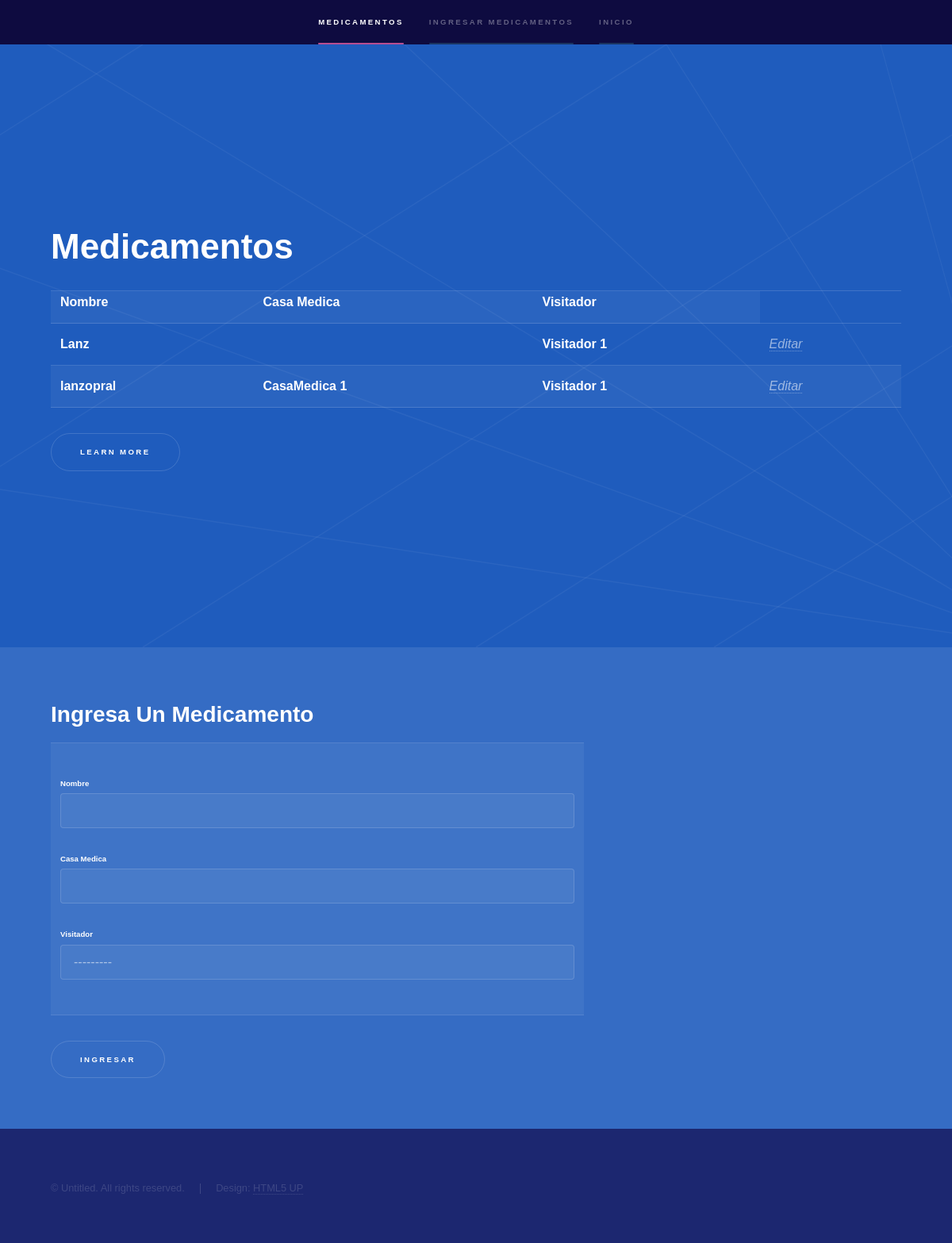
The app's page /medicamento/medicamento/, older data.
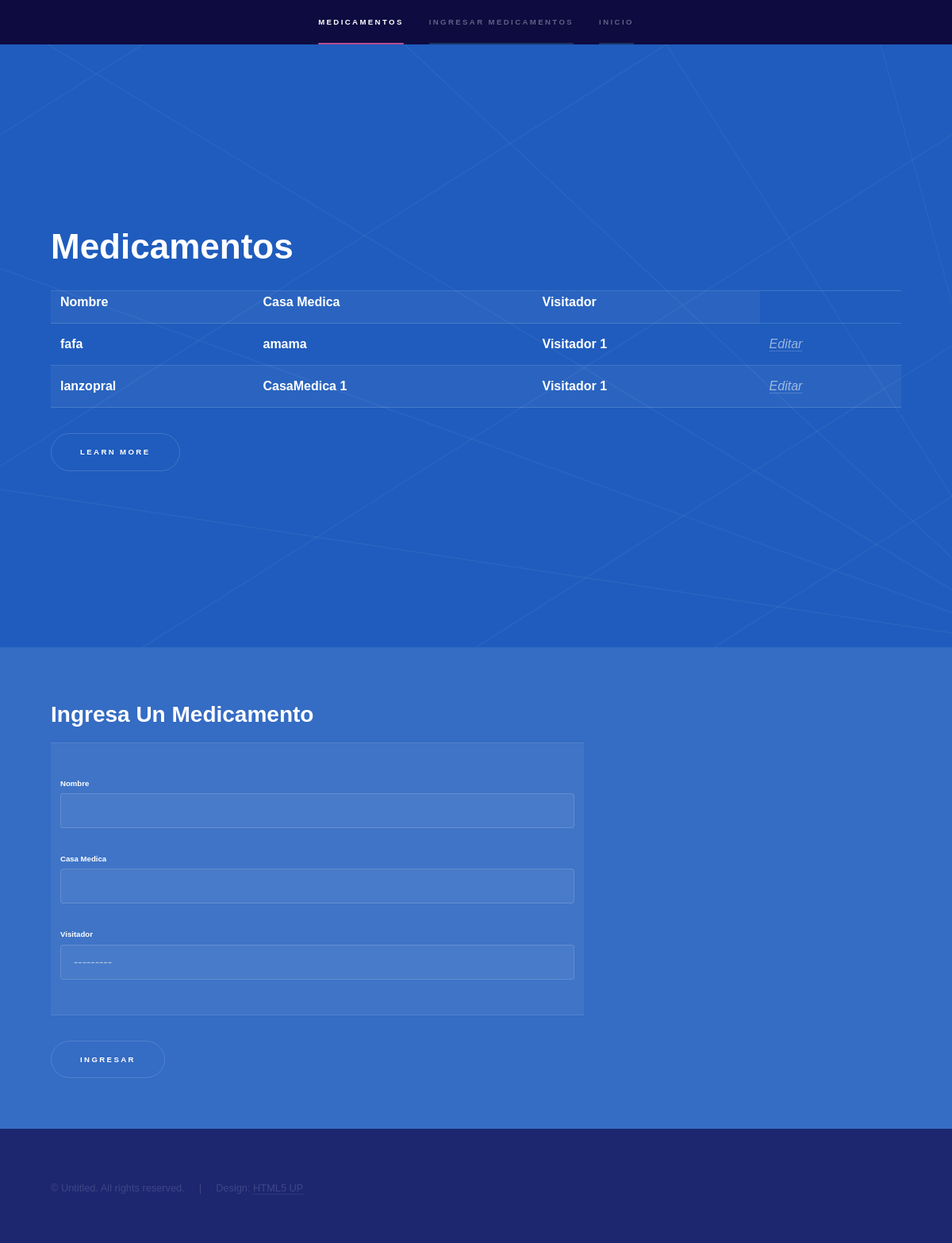
The same page, newer data.
### Medicamentos/models.py (models this page shows, shortened)
class Registrar(models.Model):
    Nombre = models.CharField(max_length = 120, blank = True, null = False)
    CasaMedica = models.CharField(max_length = 120, blank = True, null = False)
    Visitador_id = models.ForeignKey('Visitadores.Registrar');

### Visitadores/models.py (models this page shows)
class Registrar(models.Model):
    Nombre = models.CharField(max_length = 120, blank = True, null = False)
    Apellido = models.CharField(max_length = 120, blank = True, null = False)
    Telefono = models.CharField(max_length = 120, blank = True, null = False)
    Email = models.EmailField()
    def __str__(self):
        return self.Nombre

### Medicamentos/views.py (the view)
def medicamentos(request):
    form = MedicamentosModelsForms(request.POST or None)
    queryset = re.objects.all()
    if form.is_valid():
        instance = form.save(commit=False)
        instance.save()
        form = MedicamentosModelsForms()
    context = {
    "form":form,
    "queryset":queryset,
    }
    return render(request,"Medicamentos/Medicamentos.html",context)

### Medicamentos/forms.py
class MedicamentosModelsForms(forms.ModelForm):
    class Meta:
        model = Registrar
        fields = [
        "Nombre",
        "CasaMedica",
        'Visitador_id'
        ]

### templates/Medicamentos/Medicamentos.html (shortened to what this page needs)
{% extends  'baseTemplate/base.html'%}
{% block navBar %}
<li><a href="#intro">Medicamentos</a></li>
<li><a href="#one">Ingresar Medicamentos</a></li>
{% endblock %}
{% block apartados %}
  <section id="intro" class="wrapper style1 fullscreen fade-up">
    <div class="inner">
      <h1>Medicamentos</h1>
      <table id="paciente">
        <tr>
            <th>Nombre</th>
            <th>Casa Medica</th>
            <th>Visitador</th>
            </tr>
            {% for dato in queryset %}
            <tr>
              <th>{{dato.Nombre}}</th>
              <th>{{dato.CasaMedica}}</th>
              <th>{{dato.Visitador_id}}</th>
              <td><a href='editar/{{dato.id}}'><i>Editar</i></a></td>
            </tr>
            {% endfor %}
          </table>
      <ul class="actions">
        <li><a href="#one" class="button scrolly">Learn more</a></li>
      </ul>
    </div>
  </section>
  <section id="one" class="wrapper style2 spotlights">
    <section>
      <div class="content">
        <div class="inner">
          <h2>Ingresa Un Medicamento</h2>
          <form method='POST' action=''>{% csrf_token %}
            <table>
              <td>
                <p><h6>Nombre</h6>{{ form.Nombre }}</p>
                <p><h6>Casa Medica</h6>{{form.CasaMedica}}</p>
                <p><h6>Visitador</h6>{{form.Visitador_id}}</p>
              </td>
            </table>
            <input type = "submit" value = "Ingresar" />
          </form>
        </div>
      </div>
    </section>
  </section>
  {% endblock %}

Row changes from the older to the newer data that the page shows:
changed Registrar: Nombre "Lanz" → "fafa"; CasaMedica (not shown) → "amama"
